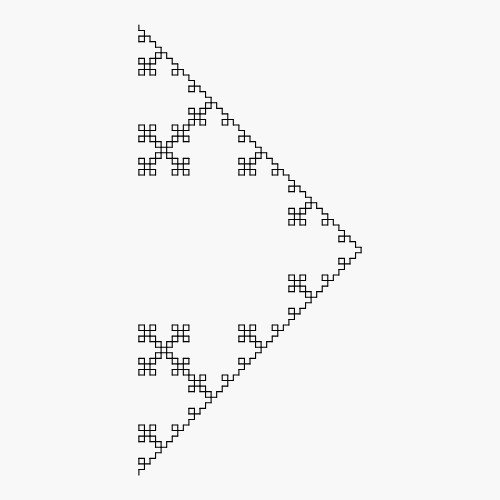
Frame 1 (no input)
Frame 2 (the mouse pressed at the canvas centre, redrawn once): identical to frame 1, image omitted

The p5.js sketch that drew this single still picture (run headless with seeded random() and noise() and a simulated clock; the mouse was pressed at the canvas centre and the sketch redrawn once):

// p5.js sketch
// ── sketch.js
// L-System — 코흐 곡선. F→F+F-F-F+F. 검은 선, 흰 배경.
const AXIOM = 'F', RULES = { F: 'F+F-F-F+F' }, ANGLE = 90, ITER = 4;

function expand() {
  let s = AXIOM;
  for (let i = 0; i < ITER; i++) {
    let out = '';
    for (const ch of s) out += RULES[ch] !== undefined ? RULES[ch] : ch;
    s = out;
  }
  return s;
}

function turtle(s, angleDeg) {
  const a = (angleDeg * Math.PI) / 180;
  let x = 0, y = 0, dir = -Math.PI / 2;
  const stack = [], out = [];
  let minX = 0, maxX = 0, minY = 0, maxY = 0;
  for (const ch of s) {
    if (ch === 'F') {
      const nx = x + Math.cos(dir), ny = y + Math.sin(dir);
      out.push([x, y, nx, ny]);
      x = nx; y = ny;
      minX = Math.min(minX, x); maxX = Math.max(maxX, x);
      minY = Math.min(minY, y); maxY = Math.max(maxY, y);
    } else if (ch === '+') dir += a;
    else if (ch === '-') dir -= a;
    else if (ch === '[') stack.push([x, y, dir]);
    else if (ch === ']') [x, y, dir] = stack.pop();
  }
  return { out, minX, maxX, minY, maxY };
}

let segs, bbox;

function setup() {
  createCanvas(500, 500);
  const t = turtle(expand(), ANGLE);
  segs = t.out;
  bbox = t;
  noLoop();
}

function draw() {
  background(248);
  const w = max(1e-6, bbox.maxX - bbox.minX), h = max(1e-6, bbox.maxY - bbox.minY);
  const sc = min((width - 50) / w, (height - 50) / h);
  push();
  translate(width / 2 - ((bbox.minX + bbox.maxX) / 2) * sc,
            height / 2 - ((bbox.minY + bbox.maxY) / 2) * sc);
  stroke(0);
  strokeWeight(1.1);
  for (const [x1, y1, x2, y2] of segs) line(x1 * sc, y1 * sc, x2 * sc, y2 * sc);
  pop();
}
